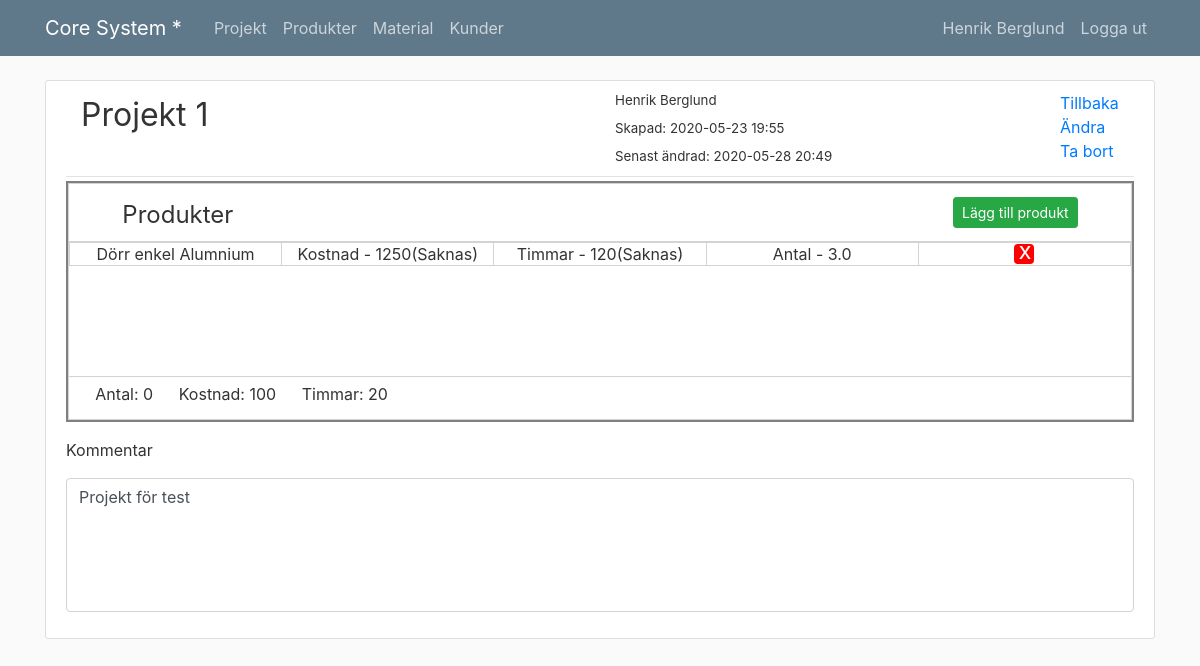
The page /project/1/ (signed in) on the database its author committed.
### projects/models.py (models this page shows, shortened)
class Project(models.Model):
    title = models.CharField(max_length=100, verbose_name="Titel")
    comment = models.TextField(max_length=500, default="", verbose_name="Kommentar", blank=True)
    created_at = models.DateTimeField(auto_now_add=True)
    updated_at = models.DateTimeField(auto_now=True)
    created_by = models.ForeignKey(User, on_delete=models.PROTECT)

class ProductForProject(models.Model):
    project = models.ForeignKey(Project, on_delete=models.CASCADE)
    product = models.ForeignKey(Product, on_delete=models.CASCADE, verbose_name="Produkt")
    quantity = models.IntegerField(default=0, verbose_name="Antal")

### products/models.py (models this page shows, shortened)
class Product(models.Model):
    title = models.CharField(max_length=100, verbose_name="Titel")
    comment = models.TextField(max_length=500, default="", verbose_name="Kommentar", blank=True)
    created_at = models.DateTimeField(auto_now_add=True)
    updated_at = models.DateTimeField(auto_now=True)
    created_by = models.ForeignKey(User, on_delete=models.PROTECT)
    extra_cost = models.FloatField(max_length=20, verbose_name="Extra kostnad", default=0, blank=True)

### projects/views.py (the view)
# urls.py: path('<int:pk>/', ProjectDetail.as_view(), name='project-detail'),
class ProjectDetail(LoginRequiredMixin, DetailView):
    model = Project
    template_name = os.path.join('projects', 'detail.html')
    def get_context_data(self, **kwargs):
        context = super().get_context_data(**kwargs)
        product_list = ProductForProject.objects.filter(project=self.object)
        context['product_list'] = product_list
        return context

### projects/templates/projects/detail.html
{% extends "core/base.html" %}
{% block content %}
<article class="media content-section">
    <div class="media-body">
        {% include 'common/object_header.html' with object_name="project" %}
        {% include 'projects/product_table.html' %}
        <label class="d-block mb-3 mt-3">Kommentar</label>
        <textarea class="form-control mb-3"
                  style="height: 100pt; background-color:#FFF; resize: none;" readonly
        >{{ object.comment }}</textarea>
    </div>
</article>
{% endblock content %}

### core/templates/core/base.html (shortened to what this page needs)
{% load static %}
<html>
<head>
    <link rel="stylesheet" href="https://maxcdn.bootstrapcdn.com/bootstrap/4.0.0/css/bootstrap.min.css"
>
    <link rel="stylesheet" type="text/css" , href="{% static 'core/main.css' %}">
</head>
<body>
<header class="site-header">
    <nav class="navbar navbar-expand-md navbar-dark bg-steel fixed-top">
        <div class="container">
            <a class="navbar-brand mr-4" href="{% url 'core-home' %}">Core System * </a>
            <div class="collapse navbar-collapse" id="navbarToggle">
                <div class="navbar-nav mr-auto">
                    {% if user.is_authenticated %}
                    <a class="nav-item nav-link" href="{% url 'project-overview' %}">Projekt</a>
                    <a class="nav-item nav-link" href="{% url 'product-overview' %}">Produkter</a>
                    <a class="nav-item nav-link" href="{% url 'material-overview' %}">Material</a>
                    <a class="nav-item nav-link" href="{% url 'customer-overview' %}">Kunder</a>
                    {% endif %}
                </div>
                <div class="navbar-nav">
                    {% if user.is_authenticated %}
                    <a class="nav-item nav-link" href="{% url 'profile' %}">{{ user.first_name }} {{ user.last_name}}</a>
                    <a class="nav-item nav-link" href="{% url 'logout' %}">Logga ut</a>
                    {% else %}
                    <a class="nav-item nav-link" href="{% url 'login' %}">Logga in</a>
                    {% endif %}
                </div>
            </div>
        </div>
    </nav>
</header>
<main role="main" class="container">
    {% block content %}{% endblock %}
</main>
</body>
</html>

### core/templates/common/object_header.html
<div class="article-metadata">
    <div class="container">
        <div class="row">
            <div class="col-6">
                <label style="font-size: 24pt;">
                    {{ object.title }}
                </label>
            </div>
            <div class="col-5">
                <label class="d-block" style="font-size: 10pt;">
                    {{ object.created_by.first_name }} {{ object.created_by.last_name }}
                </label>
                <label class="d-block" style="font-size: 10pt;">
                    Skapad: {{ object.created_at|date:'Y-m-d H:i' }}
                </label>
                <label class="d-block" style="font-size: 10pt;">
                    Senast ändrad: {{ object.updated_at|date:'Y-m-d H:i' }}
                </label>
            </div>
            <div class="col-1">
                {% include 'common/object_links.html' with object_name=object_name %}
            </div>
        </div>
    </div>
</div>

### projects/templates/projects/product_table.html
{% block content %}
{% load static %}
<link rel="stylesheet" type="text/css" href="{% static 'core/content_table.css' %}">
<div class="table-content">
<div class="table-header-div">
    <label class="table-header">Produkter</label>
    <a class="btn btn-success btn-sm text-sm-right float-right" href="{% url 'project-product-add' object.id %}">
        Lägg till produkt
    </a>
</div>
<table class="">
    <tbody>
    {% for product_for_project in product_list %}
    <tr>
        <td>{{ product_for_project.product.title }}</td>
        <td>Kostnad - 1250(Saknas)</td>
        <td>Timmar - 120(Saknas)</td>
        <td>Antal - {{ product_for_project.quantity }}</td>
        <td class="delete-column">
            <a class="cross-button" href="{% url 'project-product-delete' product_for_project.id %}">x</a>
        </td>
    </tr>
    {% endfor %}
    </tbody>
</table>
<div class="table-footer-div">
    <label class="table-footer-label">Antal: 0</label>
    <label class="table-footer-label">Kostnad: 100</label>
    <label class="table-footer-label">Timmar: 20</label>
</div>
</div>
{% endblock content %}

### core/static/core/main.css (style rules this page uses)
body { background: #fafafa; color: #333333; margin-top: 5rem; }
.bg-steel { background-color: #5f788a; }
.site-header .navbar-nav .nav-link { color: #cbd5db; }
.content-section { background: #ffffff; padding: 10px 20px; border: 1px solid #dddddd; border-radius: 3px; margin-bottom: 20px; }
.article-metadata { padding-bottom: 1px; margin-bottom: 4px; border-bottom: 1px solid #e3e3e3 }

### core/static/core/content_table.css (style rules this page uses)
.table-content { border: solid 2px gray; }
tbody { display:block; height:100pt; overflow-y:scroll; }
thead, tbody tr { display:table; width:100%; table-layout:fixed; }
td { border: 1px lightgray solid; text-align: center; }
table { width:100%; border: solid Lightgrey 1px; }
.table-header-div { border-top: solid Lightgrey 1px; border-left: solid Lightgrey 1px; border-right: solid Lightgrey 1px; padding-top: 10pt; padding-left: 40pt; padding-right: 40pt; }
.table-header { font-size: 18pt; }
.table-footer-div { border-bottom: solid Lightgrey 1px; border-left: solid Lightgrey 1px; border-right: solid Lightgrey 1px; padding: 0.5%; position: relative; }
.table-footer-label { font-size: 12pt; padding-left: 2%; }
.cross-button { display: inline-block; font-size: 18pt; padding: 3pt; width: 15pt; height: 15pt; line-height: 4pt; text-align: center; background: red; color: white; border-radius: 4px; }

### rows shown on the page
Project: title "Projekt 1", created_by.first_name "Henrik", created_by.last_name "Berglund", created_at "2020-05-23 19:55", updated_at "2020-05-28 20:49", comment "Projekt för test"
ProductForProject: product "Dörr enkel Alumnium", quantity "3.0"

### other values the page prints
{{ user.first_name }} "Henrik"
{{ user.last_name }} "Berglund"
